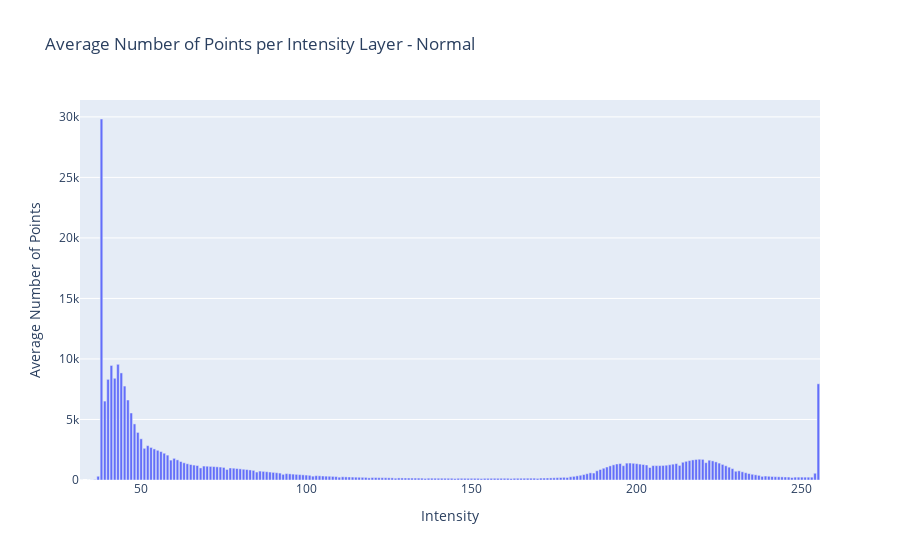

Write notebook code for a chart like this one.
### Code cell
import os
import numpy as np
import matplotlib.pyplot as plt
import pandas as pd
import plotly.express as px
import plotly.io as pio
def process_image(filename_image):
    try:
        # Load the grayscale image
        inputImage = plt.imread(filename_image)

        # Check if the image is in color (3 channels)
        if inputImage.ndim == 3:
            # Convert to grayscale
            inputImage = np.mean(inputImage, axis=-1)

        # Flatten the intensity array
        intensity = inputImage.flatten()

        # Count the number of points for each intensity value
        unique_intensities, counts = np.unique(intensity, return_counts=True)
        
        return unique_intensities, counts

    except Exception as e:
        print(f"Error processing {filename_image}: {e}")
        return None, None

# Folder containing images
input_folder = "C:\\Users\\Aneesh PB\\Downloads\\Topology Project\\New Data\\Images\\Normal cases\\"

# Dictionary to accumulate counts for each intensity
intensity_counts = {}

# Process each image in the input folder
image_count = 0
for filename in os.listdir(input_folder):
    if filename.lower().endswith('.png') or filename.lower().endswith('.jpg'):  # Adjust file extensions as needed
        filename_image = os.path.join(input_folder, filename)
        unique_intensities, counts = process_image(filename_image)
        
        if unique_intensities is not None:
            image_count += 1
            for intensity, count in zip(unique_intensities, counts):
                if intensity in intensity_counts:
                    intensity_counts[intensity].append(count)
                else:
                    intensity_counts[intensity] = [count]

# Calculate average number of points per intensity
average_intensity_counts = {intensity: np.mean(counts) for intensity, counts in intensity_counts.items()}

# Create a DataFrame for the average counts
df_avg_counts = pd.DataFrame(list(average_intensity_counts.items()), columns=['Intensity', 'Average Count'])

# Plot the average number of points for each intensity value
fig = px.bar(df_avg_counts, x='Intensity', y='Average Count', title='Average Number of Points per Intensity Layer - Normal',
             labels={'Average Count': 'Average Number of Points'})
fig.show()
# output_plot_file = "C:\\Users\\Aneesh PB\\Downloads\\Topology Project\\VS code\\average_intensity_distribution.png"
# pio.write_image(fig, output_plot_file)

### Figure 1 — Plotly figure (JSON) as saved in the notebook; plotly's stock layout.template omitted (floating-point values rounded to 4 significant figures; data arrays with more than 128 entries replaced by an {"elided": "..."} marker saying what was removed)
{"data": [{"alignmentgroup": "True", "hovertemplate": "Intensity=%{x}<br>Average Number of Points=%{y}<extra></extra>", "legendgroup": "", "marker": {"color": "#636efa", "pattern": {"shape": ""}}, "name": "", "offsetgroup": "", "orientation": "v", "showlegend": false, "textposition": "auto", "type": "bar", "x": {"elided": "223 int values"}, "xaxis": "x", "y": {"elided": "223 float values"}, "yaxis": "y"}], "layout": {"barmode": "relative", "legend": {"tracegroupgap": 0}, "title": {"text": "Average Number of Points per Intensity Layer - Normal"}, "xaxis": {"anchor": "y", "domain": [0, 1], "title": {"text": "Intensity"}}, "yaxis": {"anchor": "x", "domain": [0, 1], "title": {"text": "Average Number of Points"}}}}
